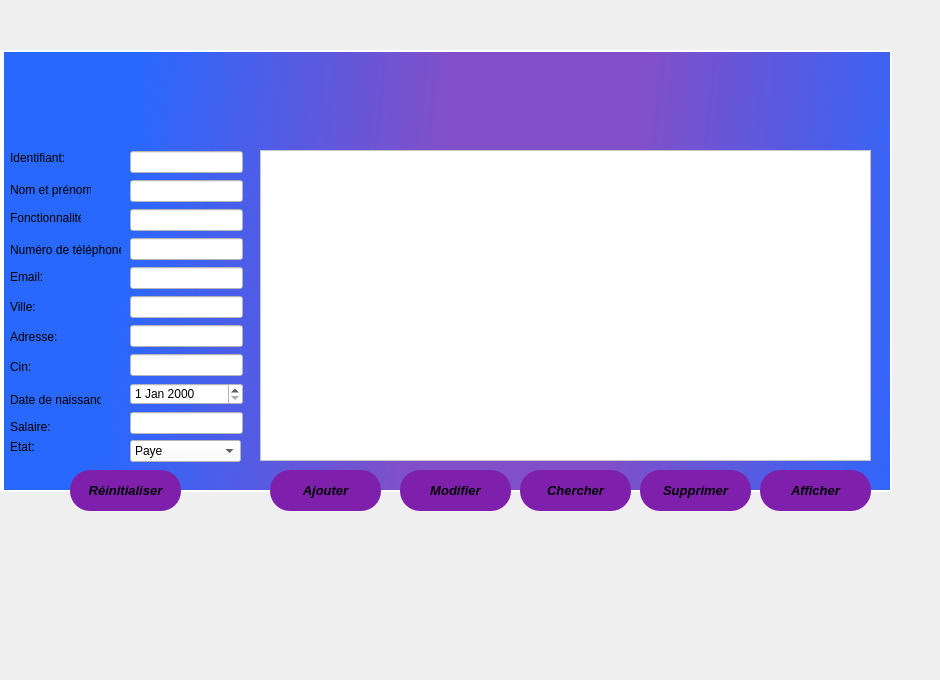
    <widget class="QWidget" name="tab">
     <attribute name="title">
      <string>Gérer les presonnels</string>
     </attribute>
     <widget class="QPushButton" name="renitialiser">
      <property name="geometry">
       <rect>
        <x>70</x>
        <y>470</y>
        <width>111</width>
        <height>41</height>
       </rect>
      </property>
      <property name="font">
       <font>
        <pointsize>10</pointsize>
        <weight>75</weight>
        <italic>true</italic>
        <bold>true</bold>
       </font>
      </property>
      <property name="styleSheet">
       <string notr="true">
QPushButton
{
border-radius: 10px 100px / 120px;
background-color: rgb(126, 32, 172);
border-color: rgb(255, 255, 255);
border-radius: 20px;
}
QPushButton:hover
{

border-left:10px solid rgb(255, 255, 255);
color:rgb(255, 255, 255);
}
QPushButton:pressed
{
font: 11pt &quot;Microsoft YaHei&quot;;
}

</string>
      </property>
      <property name="text">
       <string>Réinitialiser</string>
      </property>
     </widget>
     <widget class="QPushButton" name="ajouter">
      <property name="geometry">
       <rect>
        <x>270</x>
        <y>470</y>
        <width>111</width>
        <height>41</height>
       </rect>
      </property>
      <property name="font">
       <font>
        <pointsize>10</pointsize>
        <weight>75</weight>
        <italic>true</italic>
        <bold>true</bold>
       </font>
      </property>
      <property name="styleSheet">
       <string notr="true">
QPushButton
{
border-radius: 10px 100px / 120px;
background-color: rgb(126, 32, 172);
border-color: rgb(0, 0, 255);
border-radius: 20px;
}
QPushButton:hover
{

border-left:10px solid rgb(255, 255, 255);
color:rgb(255, 255, 255);
}
QPushButton:pressed
{
font: 11pt &quot;Microsoft YaHei&quot;;
}

</string>
      </property>
      <property name="text">
       <string>Ajouter</string>
      </property>
     </widget>
     <widget class="QPushButton" name="chercher">
      <property name="geometry">
       <rect>
        <x>520</x>
        <y>470</y>
        <width>111</width>
        <height>41</height>
       </rect>
      </property>
      <property name="font">
       <font>
        <pointsize>10</pointsize>
        <weight>75</weight>
        <italic>true</italic>
        <bold>true</bold>
       </font>
      </property>
      <property name="styleSheet">
       <string notr="true">
QPushButton
{
border-radius: 10px 100px / 120px;
background-color: rgb(126, 32, 172);
border-color: rgb(0, 0, 255);
border-radius: 20px;
}
QPushButton:hover
{

border-left:10px solid rgb(255, 255, 255);
color:rgb(255, 255, 255);
}
QPushButton:pressed
{
font: 11pt &quot;Microsoft YaHei&quot;;
}

</string>
      </property>
      <property name="text">
       <string>Chercher</string>
      </property>
     </widget>
     <widget class="QPushButton" name="afficher">
      <property name="geometry">
       <rect>
        <x>760</x>
        <y>470</y>
        <width>111</width>
        <height>41</height>
       </rect>
      </property>
      <property name="font">
       <font>
        <pointsize>10</pointsize>
        <weight>75</weight>
        <italic>true</italic>
        <bold>true</bold>
       </font>
      </property>
      <property name="styleSheet">
       <string notr="true">
QPushButton
{
border-radius: 10px 100px / 120px;
background-color: rgb(126, 32, 172);
border-color: rgb(0, 0, 255);
border-radius: 20px;
}
QPushButton:hover
{

border-left:10px solid rgb(255, 255, 255);
color:rgb(255, 255, 255);
}
QPushButton:pressed
{
font: 11pt &quot;Microsoft YaHei&quot;;
}

</string>
      </property>
      <property name="text">
       <string>Afficher</string>
      </property>
     </widget>
     <widget class="QPushButton" name="modifierPersonnel">
      <property name="geometry">
       <rect>
        <x>400</x>
        <y>470</y>
        <width>111</width>
        <height>41</height>
       </rect>
      </property>
      <property name="font">
       <font>
        <pointsize>10</pointsize>
        <weight>75</weight>
        <italic>true</italic>
        <bold>true</bold>
       </font>
      </property>
      <property name="styleSheet">
       <string notr="true">
QPushButton
{
border-radius: 10px 100px / 120px;
background-color: rgb(126, 32, 172);
border-color: rgb(0, 0, 255);
border-radius: 20px;
}
QPushButton:hover
{

border-left:10px solid rgb(255, 255, 255);
color:rgb(255, 255, 255);
}
QPushButton:pressed
{
font: 11pt &quot;Microsoft YaHei&quot;;
}

</string>
      </property>
      <property name="text">
       <string>Modifier</string>
      </property>
     </widget>
     <widget class="QPushButton" name="supprimer">
      <property name="geometry">
       <rect>
        <x>640</x>
        <y>470</y>
        <width>111</width>
        <height>41</height>
       </rect>
      </property>
      <property name="font">
       <font>
        <pointsize>10</pointsize>
        <weight>75</weight>
        <italic>true</italic>
        <bold>true</bold>
       </font>
      </property>
      <property name="styleSheet">
       <string notr="true">
QPushButton
{
border-radius: 10px 100px / 120px;
background-color: rgb(126, 32, 172);
border-color: rgb(0, 0, 255);
border-radius: 20px;
}
QPushButton:hover
{

border-left:10px solid rgb(255, 255, 255);
color:rgb(255, 255, 255);
}
QPushButton:pressed
{
font: 11pt &quot;Microsoft YaHei&quot;;
}

</string>
      </property>
      <property name="text">
       <string>Supprimer</string>
      </property>
     </widget>
     <widget class="QLabel" name="label_23">
      <property name="geometry">
       <rect>
        <x>10</x>
        <y>50</y>
        <width>101</width>
        <height>81</height>
       </rect>
      </property>
      <property name="styleSheet">
       <string notr="true">background-color: rgb(40, 104, 254);</string>
      </property>
      <property name="text">
       <string/>
      </property>
     </widget>
     <widget class="QWidget" name="layoutWidget">
      <property name="geometry">
       <rect>
        <x>130</x>
        <y>150</y>
        <width>113</width>
        <height>291</height>
       </rect>
      </property>
      <layout class="QVBoxLayout" name="verticalLayout">
       <item>
        <widget class="QLineEdit" name="id">
         <property name="styleSheet">
          <string notr="true">background-color: rgb(255, 255, 255);

</string>
         </property>
         <property name="text">
          <string/>
         </property>
        </widget>
       </item>
       <item>
        <widget class="QLineEdit" name="nmpr">
         <property name="styleSheet">
          <string notr="true">background-color: rgb(255, 255, 255);
</string>
         </property>
        </widget>
       </item>
       <item>
        <widget class="QLineEdit" name="fn">
         <property name="styleSheet">
          <string notr="true">background-color: rgb(255, 255, 255);</string>
         </property>
        </widget>
       </item>
       <item>
        <widget class="QLineEdit" name="numtel">
         <property name="styleSheet">
          <string notr="true">background-color: rgb(255, 255, 255);</string>
         </property>
        </widget>
       </item>
       <item>
        <widget class="QLineEdit" name="adrm">
         <property name="styleSheet">
          <string notr="true">background-color: rgb(255, 255, 255);</string>
         </property>
        </widget>
       </item>
       <item>
        <widget class="QLineEdit" name="ville">
         <property name="styleSheet">
          <string notr="true">alternate-background-color: rgb(255, 255, 255);
background-color: rgb(255, 255, 255);</string>
         </property>
        </widget>
       </item>
       <item>
        <widget class="QLineEdit" name="adr">
         <property name="styleSheet">
          <string notr="true">background-color: rgb(255, 255, 255);</string>
         </property>
        </widget>
       </item>
       <item>
        <widget class="QLineEdit" name="cin">
         <property name="styleSheet">
          <string notr="true">background-color: rgb(255, 255, 255);</string>
         </property>
        </widget>
       </item>
       <item>
        <widget class="QDateEdit" name="datenais">
         <property name="styleSheet">
          <string notr="true">background-color: rgb(255, 255, 255);</string>
         </property>
        </widget>
       </item>
       <item>
        <widget class="QLineEdit" name="sal">
         <property name="styleSheet">
          <string notr="true">background-color: rgb(255, 255, 255);</string>
         </property>
        </widget>
       </item>
      </layout>
      <zorder>adrm</zorder>
      <zorder>ville</zorder>
      <zorder>adr</zorder>
      <zorder>cin</zorder>
      <zorder>sal</zorder>
      <zorder>id</zorder>
      <zorder>nmpr</zorder>
      <zorder>fn</zorder>
      <zorder>numtel</zorder>
      <zorder>datenais</zorder>
     </widget>
     <widget class="QLabel" name="label_20">
      <property name="geometry">
       <rect>
        <x>-10</x>
        <y>-100</y>
        <width>931</width>
        <height>671</height>
       </rect>
      </property>
      <property name="text">
       <string/>
      </property>
     </widget>
     <widget class="QLabel" name="label_4">
      <property name="geometry">
       <rect>
        <x>10</x>
        <y>150</y>
        <width>61</width>
        <height>16</height>
       </rect>
      </property>
      <property name="styleSheet">
       <string notr="true">background-color: rgb(40, 104, 254);</string>
      </property>
      <property name="text">
       <string>Identifiant:</string>
      </property>
     </widget>
     <widget class="QLabel" name="label_9">
      <property name="geometry">
       <rect>
        <x>10</x>
        <y>180</y>
        <width>81</width>
        <height>20</height>
       </rect>
      </property>
      <property name="styleSheet">
       <string notr="true">background-color: rgb(40, 104, 254);</string>
      </property>
      <property name="text">
       <string>Nom et prénom:</string>
      </property>
     </widget>
     <widget class="QLabel" name="label_22">
      <property name="geometry">
       <rect>
        <x>10</x>
        <y>210</y>
        <width>71</width>
        <height>16</height>
       </rect>
      </property>
      <property name="styleSheet">
       <string notr="true">background-color: rgb(40, 104, 254);</string>
      </property>
      <property name="text">
       <string>Fonctionnalité:</string>
      </property>
     </widget>
     <widget class="QLabel" name="label_24">
      <property name="geometry">
       <rect>
        <x>10</x>
        <y>240</y>
        <width>111</width>
        <height>20</height>
       </rect>
      </property>
      <property name="styleSheet">
       <string notr="true">background-color: rgb(40, 104, 254);</string>
      </property>
      <property name="text">
       <string>Numéro de téléphone:</string>
      </property>
     </widget>
     <widget class="QLabel" name="label_26">
      <property name="geometry">
       <rect>
        <x>10</x>
        <y>270</y>
        <width>47</width>
        <height>14</height>
       </rect>
      </property>
      <property name="styleSheet">
       <string notr="true">background-color: rgb(40, 104, 254);</string>
      </property>
      <property name="text">
       <string>Email:</string>
      </property>
     </widget>
     <widget class="QLabel" name="label_27">
      <property name="geometry">
       <rect>
        <x>10</x>
        <y>300</y>
        <width>47</width>
        <height>14</height>
       </rect>
      </property>
      <property name="styleSheet">
       <string notr="true">background-color: rgb(40, 104, 254);</string>
      </property>
      <property name="text">
       <string>Ville:</string>
      </property>
     </widget>
     <widget class="QLabel" name="label_28">
      <property name="geometry">
       <rect>
        <x>10</x>
        <y>330</y>
        <width>47</width>
        <height>14</height>
       </rect>
      </property>
      <property name="styleSheet">
       <string notr="true">background-color: rgb(40, 104, 254);</string>
      </property>
      <property name="text">
       <string>Adresse:</string>
      </property>
     </widget>
     <widget class="QLabel" name="label_29">
      <property name="geometry">
       <rect>
        <x>10</x>
        <y>360</y>
        <width>47</width>
        <height>14</height>
       </rect>
      </property>
      <property name="styleSheet">
       <string notr="true">background-color: rgb(40, 104, 254);</string>
      </property>
      <property name="text">
       <string>Cin:</string>
      </property>
     </widget>
     <widget class="QLabel" name="label_30">
      <property name="geometry">
       <rect>
        <x>10</x>
        <y>390</y>
        <width>91</width>
        <height>20</height>
       </rect>
      </property>
      <property name="styleSheet">
       <string notr="true">background-color: rgb(40, 104, 254);</string>
      </property>
      <property name="text">
       <string>Date de naissance:</string>
      </property>
     </widget>
     <widget class="QLabel" name="label_31">
      <property name="geometry">
       <rect>
        <x>10</x>
        <y>420</y>
        <width>47</width>
        <height>14</height>
       </rect>
      </property>
      <property name="styleSheet">
       <string notr="true">background-color: rgb(40, 104, 254);</string>
      </property>
      <property name="text">
       <string>Salaire:</string>
      </property>
     </widget>
     <widget class="QLabel" name="label_3">
      <property name="geometry">
       <rect>
        <x>10</x>
        <y>440</y>
        <width>47</width>
        <height>14</height>
       </rect>
      </property>
      <property name="styleSheet">
       <string notr="true">background-color: rgb(40, 104, 254);</string>
      </property>
      <property name="text">
       <string>Etat:</string>
      </property>
     </widget>
     <widget class="QComboBox" name="etat1">
      <property name="geometry">
       <rect>
        <x>130</x>
        <y>440</y>
        <width>111</width>
        <height>22</height>
       </rect>
      </property>
      <property name="styleSheet">
       <string notr="true">background-color: rgb(255, 255, 255);</string>
      </property>
      <item>
       <property name="text">
        <string>Paye</string>
       </property>
      </item>
      <item>
       <property name="text">
        <string>Impaye</string>
       </property>
      </item>
      <item>
       <property name="text">
        <string>A paye</string>
       </property>
      </item>
     </widget>
     <widget class="QLabel" name="label">
      <property name="geometry">
       <rect>
        <x>0</x>
        <y>50</y>
        <width>891</width>
        <height>441</height>
       </rect>
      </property>
      <property name="styleSheet">
       <string notr="true">background-color: qlineargradient(spread:pad, x1:0.338235, y1:0.006, x2:1, y2:1, stop:0.205882 rgba(141, 100, 200, 255), stop:1 rgba(112, 165, 255, 255));
border-color: rgb(255, 255, 255);
background-color: qlineargradient(spread:reflect, x1:0.859, y1:0.402591, x2:0.083, y2:0.142, stop:0.205882 rgba(129, 79, 200, 255), stop:0.877451 rgba(40, 104, 255, 255));
background-color: qlineargradient(spread:reflect, x1:0.609, y1:0.17, x2:0.083, y2:0.142, stop:0.205882 rgba(129, 79, 200, 255), stop:0.877451 rgba(40, 104, 255, 255));
</string>
      </property>
      <property name="text">
       <string/>
      </property>
     </widget>
     <widget class="QTableView" name="table1">
      <property name="geometry">
       <rect>
        <x>260</x>
        <y>150</y>
        <width>611</width>
        <height>311</height>
       </rect>
      </property>
      <property name="styleSheet">
       <string notr="true">background-color: rgb(255, 255, 255);</string>
      </property>
     </widget>
     <widget class="QLabel" name="label_13">
      <property name="geometry">
       <rect>
        <x>0</x>
        <y>50</y>
        <width>891</width>
        <height>2</height>
       </rect>
      </property>
      <property name="styleSheet">
       <string notr="true">background-color: rgb(255, 255, 255);</string>
      </property>
      <property name="text">
       <string/>
      </property>
     </widget>
     <widget class="QLabel" name="label_14">
      <property name="geometry">
       <rect>
        <x>890</x>
        <y>50</y>
        <width>2</width>
        <height>441</height>
       </rect>
      </property>
      <property name="styleSheet">
       <string notr="true">background-color: rgb(255, 255, 255);</string>
      </property>
      <property name="text">
       <string/>
      </property>
     </widget>
     <widget class="QLabel" name="label_15">
      <property name="geometry">
       <rect>
        <x>0</x>
        <y>50</y>
        <width>4</width>
        <height>441</height>
       </rect>
      </property>
      <property name="styleSheet">
       <string notr="true">background-color: rgb(255, 255, 255);</string>
      </property>
      <property name="text">
       <string/>
      </property>
     </widget>
     <widget class="QLabel" name="label_16">
      <property name="geometry">
       <rect>
        <x>0</x>
        <y>490</y>
        <width>891</width>
        <height>2</height>
       </rect>
      </property>
      <property name="styleSheet">
       <string notr="true">background-color: rgb(255, 255, 255);</string>
      </property>
      <property name="text">
       <string/>
      </property>
     </widget>
     <zorder>label_20</zorder>
     <zorder>label</zorder>
     <zorder>label_23</zorder>
     <zorder>layoutWidget</zorder>
     <zorder>label_4</zorder>
     <zorder>label_9</zorder>
     <zorder>label_22</zorder>
     <zorder>label_24</zorder>
     <zorder>label_26</zorder>
     <zorder>label_27</zorder>
     <zorder>label_28</zorder>
     <zorder>label_29</zorder>
     <zorder>label_30</zorder>
     <zorder>label_31</zorder>
     <zorder>label_3</zorder>
     <zorder>etat1</zorder>
     <zorder>table1</zorder>
     <zorder>label_13</zorder>
     <zorder>label_14</zorder>
     <zorder>label_15</zorder>
     <zorder>label_16</zorder>
     <zorder>ajouter</zorder>
     <zorder>modifierPersonnel</zorder>
     <zorder>chercher</zorder>
     <zorder>supprimer</zorder>
     <zorder>afficher</zorder>
     <zorder>renitialiser</zorder>
    </widget>
